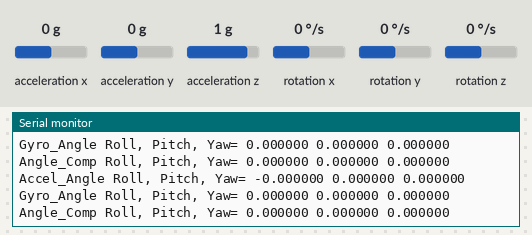
The program below on a simulated ATmega328P, built with avr-gcc and emulated at 16 MHz. Parts: the last lines printed to the serial monitor. Wiring (inferred from the names in the program): MPU-6050 motion sensor at I2C address 0x68. Inputs (shaded band) come from the test bench; at power-on: acceleration x 0 g, acceleration y 0 g, acceleration z 1 g, rotation x 0 °/s, rotation y 0 °/s, rotation z 0 °/s.

Above: at 2.1 s.
2.2 s: acceleration x set to -1.4 g
At 3.5 s:
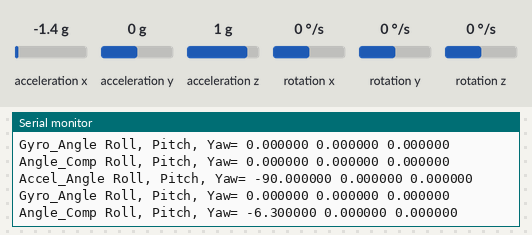
3.8 s: acceleration y set to -1.4 g
At 4.3 s:
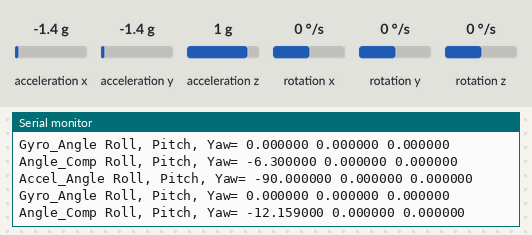
5.4 s: acceleration z set to -1.4 g
At 6.8 s:
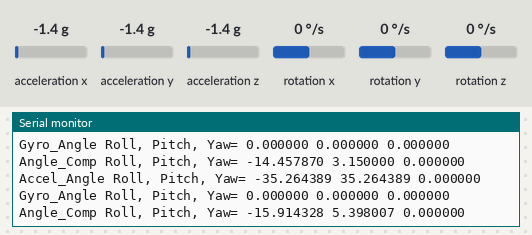
7.0 s: rotation x set to -192 °/s
At 8.3 s:
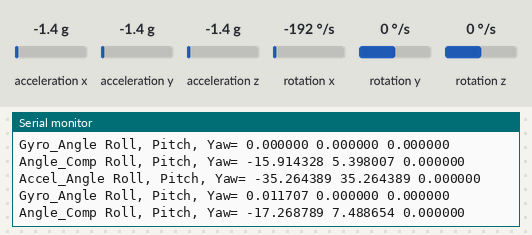
8.6 s: rotation y set to -192 °/s
At 9.0 s:
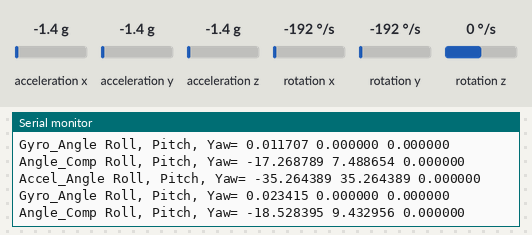
Timing chart, 0 to 11.2 s (numbered marks = the images above; inputs shaded):
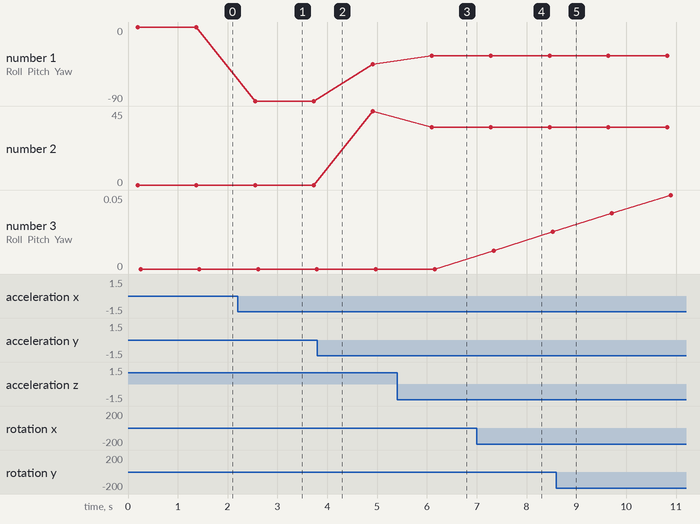

Measured:
- after the input at 2.2 s, the serial monitor: prints a new line after 0.35 s (image 1)
- after the input at 5.4 s, the serial monitor: prints a new line after 0.70 s (image 3)
- after the input at 7.0 s, the serial monitor: prints a new line after 0.34 s (image 4)
- plotted number 1: 0 → -90 after the input at 2.2 s, -90 → -45 after the input at 3.8 s, -45 → -35.26 after the input at 5.4 s
- plotted number 2: 0 → 45 after the input at 3.8 s, 45 → 35.26 after the input at 5.4 s
- plotted number 3: 0 → 0.02 after the input at 7.0 s

The program:

main.c
```c
/*
 * Drone_Project_HN.c
 *
 * Created: 2021-01-31 오후 12:16:04
 * Author : phn15
 */

#define F_CPU 16000000UL
#include <avr/io.h>										/* Include AVR std. library file */
#include <util/delay.h>									/* Include delay header file */
#include <stdlib.h>										/* Include standard library file */
#include <stdio.h>


#include "twi.h"
#include "uart.h"
#include "MPU6050.h"

int main(void)
{
	/* Replace with your application code */
	FILE* fpStdio = fdevopen(usartTxChar,NULL);

	UART_INIT();
	printf("uart init ok\n");

	i2c_init();				//I2C 통신 for MPU6050
	printf("i2c init ok\n");

	init_MPU6050();			//자이로센서 설정
	printf("MPU6050 reset ok\n");

	//pAngle_3Dim RollPitch_Result;
	while (1)
	{
		compute_MPU6050();	//ROLL, PITCH, YAW 계산

		_delay_ms(1000);
	}
}
```

MPU6050.c
```c
/*
 * MPU6050.c
 *
 * Created: 2021-01-31 오후 12:18:34
 *  Author: phn15
 */
#include <avr/io.h>										/* Include AVR std. library file */
#include <util/delay.h>									/* Include delay header file */
#include <stdlib.h>										/* Include standard library file */
#include <stdio.h>
#include <math.h>

#include "MPU6050.h"
#include "twi.h"

#define PI 3.14159265358F
const double RADIANS_TO_DEGREE = 180.0F / (double)PI;

#define dt 0.001F //TimerInterrupt Period = 1ms

int16_t Accel_Zero[3] = {0,};  // 영점 보정값
int16_t Gyro_Zero[3] = {0,};  // 영점 보정값

_3DAngle_Struct Accel_AngleData;
_3DAngle_Struct Gyro_AngleData;

void mpu6050_writeByte(uint8_t regAddr, uint8_t data)
{
	i2c_start((MPU6050_ADDR0 << 1) | I2C_WRITE );
	i2c_write(regAddr); //reg
	i2c_write(data);
	i2c_stop();

}

uint8_t mpu6050_readBytes(uint8_t regAddr, uint8_t length, uint8_t *data)
{
	uint8_t i=0, count=0;

	if( length > 0 )
	{
		i2c_start((MPU6050_ADDR0 << 1) | I2C_WRITE);
		i2c_write(regAddr);

		i2c_rep_start((MPU6050_ADDR0 << 1) | I2C_READ);
		for( i = 0 ; i < length ; i++ )
		{
			count++;
			if( i == ( length - 1 ))
				data[i] = i2c_readNak();
			else
				data[i] = i2c_readAck();
		}
		i2c_stop();
	}
	return count;
}

void init_MPU6050(void)
{
	_delay_ms(150);		// Power up time >100ms

	mpu6050_writeByte(PWR_MGMT_1, DISABLE);//DEVICE RESET 1
	mpu6050_writeByte(PWR_MGMT_1, CLKSEL1);//PLL with X axis gyro
	mpu6050_writeByte(CONFIG, DLPF_CFG0); //Accel Delay : 0, Gyro Delay : 0.98
	mpu6050_writeByte(SMPLRT_DIV, 4);//8khz/ (1+4)=1600Hz
	mpu6050_writeByte(GYRO_CONFIG, GYRO_FS_SEL2000); //GYRO Full Scale +-2000degree/s
	mpu6050_writeByte(ACCEL_CONFIG, ACCEL_AFS_SEL16G); //ACCEL Full Scale 16G

	Accel_AngleData.ROLL = 0;
	Accel_AngleData.PITCH = 0;
	Accel_AngleData.YAW = 0;

	Gyro_AngleData.ROLL = 0;
	Gyro_AngleData.PITCH = 0;
	Gyro_AngleData.YAW = 0;

}

void getData_MPU6050(pAxis_Data Accel_RawData, pAxis_Data Gyro_RawData)
{

	uint8_t buffer[14] = {0,};
	mpu6050_readBytes(ACCEL_XOUT_H, 14, buffer);

	Accel_RawData->Xaxis = buffer[0] >> 8 | buffer[1]; //0x3b~3c
	Accel_RawData->Yaxis = buffer[2] >> 8 | buffer[3]; //0x3d~3e
	Accel_RawData->Zaxis = buffer[4] >> 8 | buffer[5]; //0x3f~40

	Gyro_RawData->Xaxis = buffer[8] >> 8 | buffer[9];
	Gyro_RawData->Yaxis = buffer[10] >> 8 | buffer[11];
	Gyro_RawData->Zaxis = buffer[12] >> 8 | buffer[13];
}

void offset_remove(pAxis_Data Accel_RawData, pAxis_Data Gyro_RawData, pAxis_Data Accel_Zero, pAxis_Data Gyro_Zero)
{

	Axis_Struct Acc_Sum;
	Axis_Struct Gyro_Sum;

	uint16_t repeat = 1000;

	getData_MPU6050(Accel_RawData, Gyro_RawData);
	_delay_ms(2);

	//Sum Value
	Acc_Sum.Xaxis += Accel_RawData->Xaxis;
	Acc_Sum.Yaxis += Accel_RawData->Yaxis;
	Acc_Sum.Zaxis += Accel_RawData->Zaxis;

	Gyro_Sum.Xaxis += Gyro_RawData->Xaxis;
	Gyro_Sum.Yaxis += Gyro_RawData->Yaxis;
	Gyro_Sum.Zaxis += Gyro_RawData->Zaxis;

	//Average Value
	Accel_Zero->Xaxis = Acc_Sum.Xaxis / repeat;
	Accel_Zero->Yaxis = Acc_Sum.Xaxis / repeat;
	Accel_Zero->Zaxis = Acc_Sum.Xaxis / repeat;

	Gyro_Zero->Xaxis = Gyro_Sum.Xaxis / repeat;
	Gyro_Zero->Yaxis = Gyro_Sum.Xaxis / repeat;
	Gyro_Zero->Zaxis = Gyro_Sum.Xaxis / repeat;

}
void Calib_Parameter(pAxis_Data Accel_RawData, pAxis_Data Gyro_RawData, p3D_Data Accel_Angle, p3D_Data Gyro_Angle, p3D_Data Angle_Comp)
{

	double AccAgl_x, AccAgl_y, AccAgl_z;
	double GyrAgl_x, GyrAgl_y, GyrAgl_z;

	//  Calculate Accel angle = 2048 : Full scale +/-16G
	AccAgl_x = (double)Accel_RawData->Xaxis / (double)ACC_16G;
	AccAgl_y = (double)Accel_RawData->Yaxis / (double)ACC_16G;
	AccAgl_z = (double)Accel_RawData->Zaxis / (double)ACC_16G;

	//  Calculate PITCH ROLL angle
	Accel_Angle->ROLL = atan2((-1) * AccAgl_x, sqrt(AccAgl_y*AccAgl_y + AccAgl_z*AccAgl_z)) * 180.0F / (double)PI;
	Accel_Angle->PITCH = atan2(AccAgl_y, sqrt(AccAgl_x*AccAgl_x + AccAgl_z*AccAgl_z)) * 180.0F / (double)PI;
	Accel_Angle->YAW = 0;

	printf("Accel_Angle Roll, Pitch, Yaw= %f %f %f\n", (double)Accel_Angle->ROLL , (double)Accel_Angle->PITCH, (double)Accel_Angle->YAW );

	//	Calculate gyro angle = 16.4 : Full scale +/-16G
	GyrAgl_x = (double)Gyro_RawData->Xaxis / (double)GYRO_2000D;
	GyrAgl_y = (double)Gyro_RawData->Yaxis / (double)GYRO_2000D;
	GyrAgl_z = (double)Gyro_RawData->Zaxis / (double)GYRO_2000D;

	Gyro_Angle->ROLL = GyrAgl_x*(double)dt + Gyro_Angle->ROLL;
	Gyro_Angle->PITCH = GyrAgl_y*(double)dt + Gyro_Angle->PITCH;
	Gyro_Angle->YAW = GyrAgl_z*(double)dt + Gyro_Angle->YAW;

	printf("Gyro_Angle Roll, Pitch, Yaw= %f %f %f\n", (double)Gyro_Angle->ROLL , (double)Gyro_Angle->PITCH, (double)Gyro_Angle->YAW );

	//  Calculate 상보필터 (각도를 구하기 위해 dt를 곱하고, 4를 다시 곱해 원래의 raw값으로 복원)
	Angle_Comp->ROLL   = 0.93 * (Angle_Comp->ROLL  + Gyro_Angle->ROLL * 4 * dt )  + 0.07 * Accel_Angle->ROLL;
	Angle_Comp->PITCH   = 0.93 * (Angle_Comp->PITCH  + Gyro_Angle->PITCH * 4 * dt )  + 0.07 * Accel_Angle->PITCH;
	Angle_Comp->YAW  -= Gyro_Angle->YAW * 4 * dt ;

	printf("Angle_Comp Roll, Pitch, Yaw= %f %f %f\n\n", (double)Angle_Comp->ROLL, (double)Angle_Comp->PITCH, (double)Angle_Comp->YAW);

}

void compute_MPU6050(void)
{

	_3DAngle_Struct Accel_Angle;
	_3DAngle_Struct Gyro_Angle;
	_3DAngle_Struct Angle_Comp;
	Axis_Struct Accel_RawData;
	Axis_Struct Gyro_RawData;
	Axis_Struct Accel_Zero;
	Axis_Struct Gyro_Zero;

	offset_remove(&Accel_RawData, &Gyro_RawData, &Accel_Zero, &Gyro_Zero);

	// 영점 조정하기
	Accel_RawData.Xaxis  -= Accel_Zero.Xaxis ;
	Accel_RawData.Yaxis  -= Accel_Zero.Yaxis ;
	Accel_RawData.Zaxis  -= Accel_Zero.Zaxis ;
	Gyro_RawData.Xaxis  -= Gyro_Zero.Xaxis;
	Gyro_RawData.Yaxis  -= Gyro_Zero.Yaxis;
	Gyro_RawData.Zaxis  -= Gyro_Zero.Zaxis;

	Calib_Parameter(&Accel_RawData, &Gyro_RawData, &Accel_Angle, &Gyro_Angle, &Angle_Comp);

} 
```

MPU6050.h
```c
/*
 * MPU6050.h
 *
 * Created: 2021-01-31 오후 12:18:48
 *  Author: phn15
 */


#ifndef MPU6050_H_
#define MPU6050_H_

#define I2C_WRITE   0
#define I2C_READ   1

#define ENABLE 1
#define DISABLE 0

#define MPU6050_ADDR0 0x68

#define SMPLRT_DIV 0x19

//Configuration Register & Setting Value
#define CONFIG 0x1A
#define DLPF_CFG0 0 //Accel Delay : 0, Gyro Delay : 0.98
#define DLPF_CFG1 1 //Accel Delay : 2.0, Gyro Delay : 1.9
#define DLPF_CFG2 2 //Accel Delay : 3.0, Gyro Delay : 2.8
#define DLPF_CFG3 3 //Accel Delay : 4.9, Gyro Delay : 4.8
#define DLPF_CFG4 4 //Accel Delay : 8.5, Gyro Delay : 8.3
#define DLPF_CFG5 5 //Accel Delay : 13.8, Gyro Delay : 13.4
#define DLPF_CFG6 6 //Accel Delay : 19.0, Gyro Delay : 18.6
#define DLPF_CFG7 7 //Accel Delay : rvd, Gyro Delay : rvd

//GYRO Configuration Register & Setting Value
#define GYRO_CONFIG 0x1B
#define GYRO_FS_SEL250 0 //+-250degree/s
#define GYRO_FS_SEL500 1 //+-500degree/s
#define GYRO_FS_SEL1000 2 //+-1000degree/s
#define GYRO_FS_SEL2000 3 //+-2000degree/s


//ACCEL Configuration Register & Setting Value
#define ACCEL_CONFIG 0x1C
#define ACCEL_AFS_SEL2G 0 //+-2G
#define ACCEL_AFS_SEL4G 1 //+-4G
#define ACCEL_AFS_SEL8G 2 //+-8G
#define ACCEL_AFS_SEL16G 3 //+-16G


/*Accelerometer Data Out Register*/
#define ACCEL_XOUT_H 0x3B


//PWR_MGMT_1 : the power mode and clock source & resetting
#define PWR_MGMT_1 0x6B
#define CLKSEL0 0	//8MHz
#define CLKSEL1 1	//PLL with X axis gyro
#define CLKSEL2 2	//PLL with Y axis gyro
#define CLKSEL3 3	//PLL with Z axis gyro
#define CLKSEL4 4	//PLL with external 32.768kHz
#define CLKSEL5 5	//PLL with external 32.768kHz
#define CLKSEL6 6	//Rvd
#define CLKSEL7 7	//Stops the clock and keeps the timing generator in reset

//Gyro & Accel Scale Factor
#define ACC_2G                      16384    //  AFS_SEL= 0: Full Scale = +/-2G
#define ACC_4G                      8192     //  AFS_SEL= 1: Full Scale = +/-4G
#define ACC_8G                      4096     //  AFS_SEL= 2: Full Scale = +/-8G
#define ACC_16G                     2048     //  AFS_SEL= 3: Full Scale = +/-16G
#define GYRO_250D                   131      //  FS_SEL = 0: Full scale set to 250 deg/sec
#define GYRO_500D                   65.5     //  FS_SEL = 1: Full scale set to 500 deg/sec
#define GYRO_1000D                  32.8     //  FS_SEL = 2: Full scale set to 1000 deg/sec
#define GYRO_2000D                  16.4     //  FS_SEL = 3: Full scale set to 2000 deg/sec

typedef struct
{
	int16_t Xaxis;
	int16_t Yaxis;
	int16_t Zaxis;

}Axis_Struct;

typedef struct
{
	double ROLL;
	double PITCH;
	double YAW;

}_3DAngle_Struct;

typedef Axis_Struct* pAxis_Data;
typedef _3DAngle_Struct* p3D_Data;

void mpu6050_writeByte(uint8_t regAddr, uint8_t data);
uint8_t mpu6050_readBytes(uint8_t regAddr, uint8_t length, uint8_t *data);

void init_MPU6050(void);
void getData_MPU6050(pAxis_Data Accel_RawData, pAxis_Data Gyro_RawData);
void Calib_Parameter(pAxis_Data Accel_RawData, pAxis_Data Gyro_RawData, p3D_Data Accel_Angle, p3D_Data Gyro_Angle, p3D_Data Angle_Comp);
void compute_MPU6050(void);
#endif /* MPU6050_H_ */
```

twi.c
```c
/*
 * twi.c
 *
 * Created: 2020-12-16 오후 7:04:32
 *  Author: arohaneul
 */
#include "twi.h"

#define TW_STS      0xF8

#define TWI_SCL     0x20
#define TWI_SDA     0x10
#define TWI_RD      0x01
#define TWI_WR      0x00

#define TWI_START         0x08
#define TWI_RESTART         0x10

/* Master Transmitter */
#define TWI_MT_SLA_ACK      0x18
#define TWI_MT_SLA_NACK      0x20
#define TWI_MT_DATA_ACK      0x28
#define TWI_MT_DATA_NACK   0x30
#define TWI_MT_ARB_LOST      0x38

/* Master Receiver */
#define TWI_MR_ARB_LOST      0x38
#define TWI_MR_SLA_ACK      0x40
#define TWI_MR_SLA_NACK      0x48
#define TWI_MR_DATA_ACK      0x50
#define TWI_MR_DATA_NACK   0x58

void i2c_init(void)
{
	/*initialize TWI clockP 100khz clock, TWPS = 0 => prescaler = 1*/
	TWSR = 0x00;
	TWBR = 12;/*((F_CPU / SCL_CLOCK) - 16)/2 = TWBR, F_CPU = 4Mhz, SCL_CLOCK = 100K -- >12 */
}
unsigned char i2c_start(unsigned char address)
{
	uint8_t   twst;

	// send START condition
	TWCR = (1<<TWINT) | (1<<TWSTA) | (1<<TWEN);

	// wait until transmission completed
	while(!(TWCR & (1<<TWINT)));

	// check value of TWI Status Register. Mask prescaler bits.
	twst = TWSR & 0xF8;
	if ( (twst != TWI_START) && (twst != TWI_RESTART)) return 1;

	// send device address
	TWDR = address;
	TWCR = (1<<TWINT) | (1<<TWEN);

	// wail until transmission completed and ACK/NACK has been received
	while(!(TWCR & (1<<TWINT)));

	// check value of TWI Status Register. Mask prescaler bits.
	twst = TWSR & 0xF8;
	if ( (twst != TWI_MT_SLA_ACK) && (twst != TWI_MR_SLA_NACK) ) return 1;

	return 0;
}
unsigned char i2c_rep_start(unsigned char address)
{

	return i2c_start(address);

}
void i2c_stop(void)
{

	TWCR = (1<<TWINT) | (1<<TWEN) | ( 1<< TWSTO);

	while(TWCR & (1<<TWSTO));

}
unsigned char i2c_write(unsigned char data)
{

	uint8_t twst;

	TWDR = data;
	TWCR = (1 << TWINT) | (1<<TWEN);

	while(!(TWCR & (1<<TWINT)));

	twst = TWSR & 0xF8;
	if((twst != TWI_MT_DATA_ACK)) return 1;

	return 0;

}

/*************************************************************************
Read one byte from the I2C device, request more data from device

Return : byte read from I2C device
*************************************************************************/
unsigned char i2c_readAck(void)//데이터 제대로 받을때 ACK
{

	TWCR = (1<<TWINT) | (1<<TWEN) | ( 1<< TWEA);
	while(!(TWCR & ( 1<<TWINT)));

	return TWDR;
}

/*************************************************************************
Read one byte from the I2C device, read is followed by a stop condition

Return : byte read from I2C device
*************************************************************************/
unsigned char i2c_readNak(void) //데이터를 제대로 받지 못하였을때
{
	TWCR = (1<<TWINT)|(1<<TWEN);
	while(!(TWCR & ( 1<<TWINT)));

	return TWDR;
}
```

twi.h
```c
/*
 * twi.h
 *
 * Created: 2020-12-16 오후 7:05:28
 *  Author: arohaneul
 */


#ifndef TWI_H_
#define TWI_H_

#include <avr/io.h>
#include <util/delay.h>
#include <stdio.h>
#include <stdlib.h>
#include <string.h>

void i2c_init(void);
unsigned char i2c_start(unsigned char address);
unsigned char i2c_rep_start(unsigned char address);
void i2c_stop(void);
unsigned char i2c_write(unsigned char data);
unsigned char i2c_readAck(void);
unsigned char i2c_readNak(void);


#endif /* TWI_H_ */
```

uart.c
```c
/*
 * uart.c
 *
 * Created: 2021-01-07 오후 10:34:50
 *  Author: phn15
 */
#define F_CPU 16000000UL
#include "uart.h"

#define sbi(PORTX, BitX) (PORTX |= (1<<BitX))
#define cbi(PORTX, BitX) (PORTX &= ~(1<<BitX))

#define UART_BUFLEN 10

void UART_INIT(void){
	sbi(UCSR0A, U2X0); // U2X0 = 1 --> Baudrate 9600 = 207

	UBRR0H = 0x00;
	UBRR0L = 207;   // Baudrate 9600

	UCSR0C |= 0x06; // 1stop bit, 8bit data

	sbi(UCSR0B, RXEN0);  // enable receiver and transmitter
	sbi(UCSR0B, TXEN0);
}

unsigned char UART_receive(void)
{
	while(!(UCSR0A & (1<<RXC0))); // wait for data to be received
	return UDR0; // get and return received data from buffer
}

void UART_tranmit( char data)
{
	while(!(UCSR0A & (1<<UDRE0))); // wait for empty transmit buffer
	UDR0 = data; // put data into buffer, sends the data
}

void UART_string_transmit(char *string)
{
	while(*string != '\0')
	{
		UART_tranmit( *string );
		string++;
	}
}

void UART_PRINT(char *name, long val)
{
	char debug_buffer[UART_BUFLEN] = {'\0'};

	UART_string_transmit(name);
	UART_string_transmit(" = ");

	ltoa((val), debug_buffer, UART_BUFLEN);
	UART_string_transmit(debug_buffer);
	UART_string_transmit("\n");
}

int usartTxChar(char ch, FILE *fp) {  // for printf
	while (!(UCSR0A & (1 << UDRE0)));

	UDR0 = ch;

	return 0;
}
```

uart.h
```c
/*
 * uart.h
 *
 * Created: 2021-01-07 오후 10:35:11
 *  Author: phn15
 */


#ifndef UART_H_
#define UART_H_

#include <avr/io.h>
#include <util/delay.h>
#include <stdio.h>
#include <stdlib.h>
#include <string.h>

void UART_INIT(void);
unsigned char UART_receive(void);
void UART_tranmit( char data);
void UART_string_transmit(char *string);
void UART_PRINT(char *name, long val);
int usartTxChar(char ch, FILE *fp);  // for printf

#endif /* UART_H_ */
```
